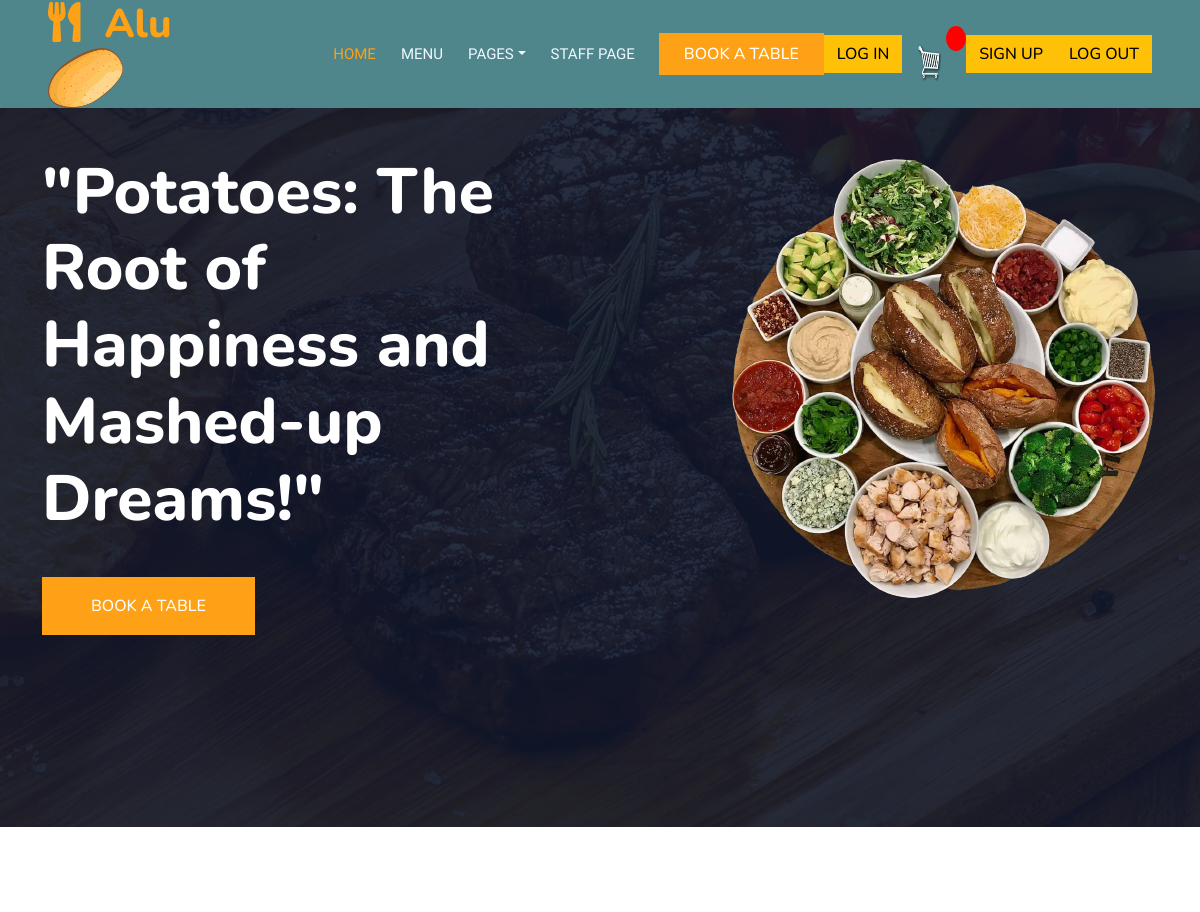
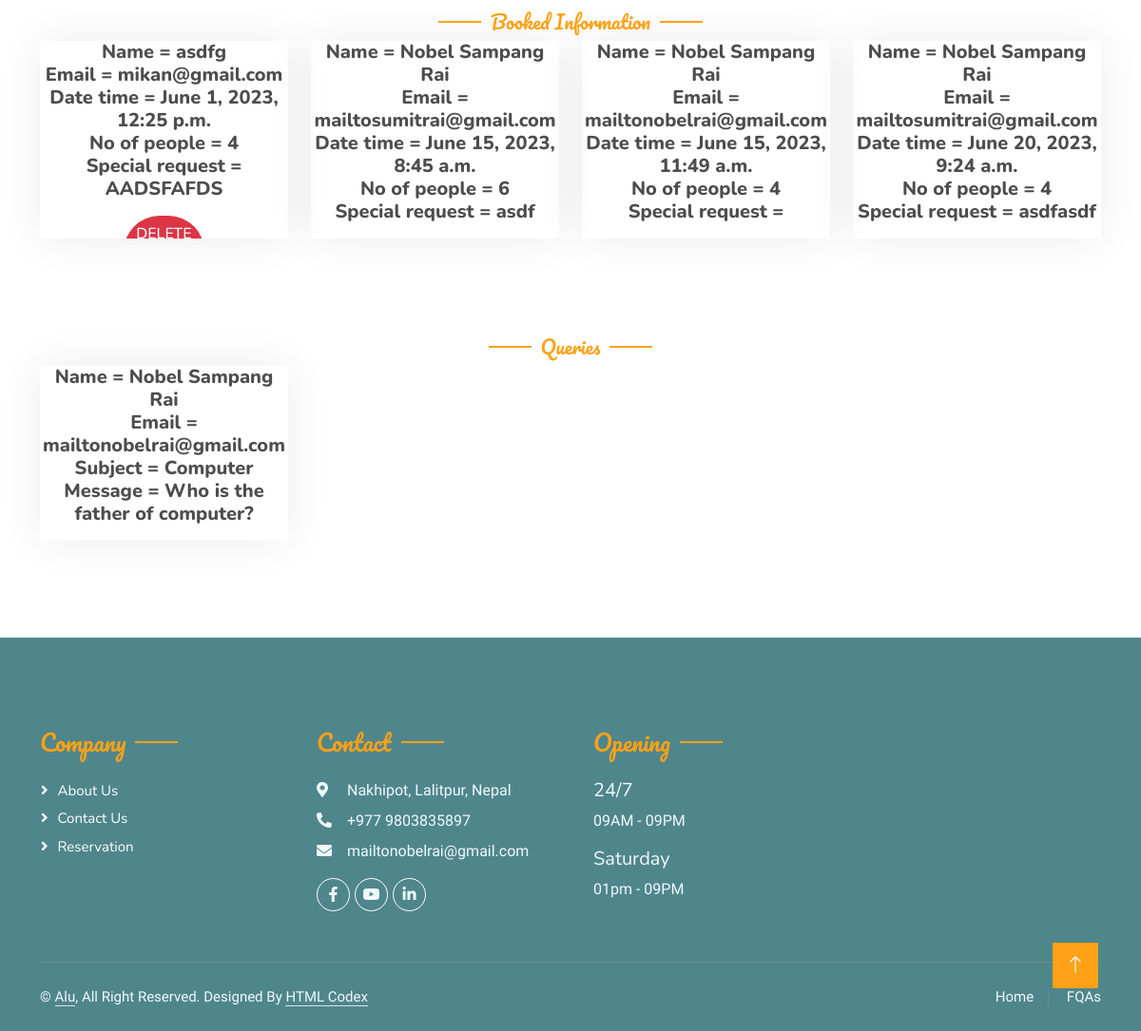
The app's page /staff-page/ (signed in) with its own data (2 pictures, top to bottom).
### home/models.py (models this page shows, shortened)
class Booking(models.Model):
    user = models.OneToOneField(User, null=True, blank=True, on_delete=models.CASCADE)
    name = models.CharField(max_length=50, null=True)
    email = models.EmailField(max_length=50, null=True)
    datetime = models.DateTimeField(auto_now_add=True,null=True)
    no_of_people = models.IntegerField(null=True)
    special_request = models.TextField(max_length=200, null=True)
    pre_order = models.ManyToManyField(Items, blank=True)

class Contact(models.Model):
    user = models.OneToOneField(User, null=True, blank=True, on_delete=models.CASCADE)
    name = models.CharField(max_length=50)
    email = models.EmailField(max_length=50)
    subject = models.CharField(max_length=100)
    message = models.TextField(max_length=300)

### home/views.py (the view)
# urls.py: path("staff-page/", staff_page, name="staff_page"),
@login_required(login_url='login')
@staff_member_required
def staff_page(request):
    context = {"booking_infos": Booking.objects.all(),
               "contacts": Contact.objects.all()
               }
    return render(request, "staff-page.html", context)

### template/staff-page.html (shortened to what this page needs)
{% extends 'base.html' %}
{% block myblock %}
            <div class="container-xxl pt-5 pb-3">
            <div class="container">
                <div class="text-center wow fadeInUp" data-wow-delay="0.1s">
                    <h5 class="section-title ff-secondary text-center text-primary fw-normal">Booked Information</h5>
                </div>
                <div class="row g-4">
                            {% for booking_info in booking_infos %}
                    <div class="col-lg-3 col-md-6 wow fadeInUp" data-wow-delay="0.1s">
                        <div class="team-item text-center rounded overflow-hidden">
                            <h5 class="mb-0">Name = {{ booking_info.name }}</h5>
                            <h5 class="mb-0">Email = {{ booking_info.email }}</h5>
                            <h5 class="mb-0">Date time = {{ booking_info.datetime }}</h5>
                            <h5 class="mb-0">No of people = {{ booking_info.no_of_people }}</h5>
                            <h5 class="mb-0">Special request = {{ booking_info.special_request }}</h5>
                            <div class="d-flex justify-content-center mt-3">
                                    <div class="col-12">
                                        <a href="{% url 'delete' booking_info.id %}" class="btn btn-danger">Delete</a>
                                    </div>
                            </div>
                        </div>
                    </div>
                     {% endfor %}
                </div>
            </div>
        </div>
            <div class="container-xxl pt-5 pb-3">
            <div class="container">
                <div class="text-center wow fadeInUp" data-wow-delay="0.1s">
                    <h5 class="section-title ff-secondary text-center text-primary fw-normal">Queries</h5>
                </div>
                <div class="row g-4">
                            {% for contact in contacts %}
                    <div class="col-lg-3 col-md-6 wow fadeInUp" data-wow-delay="0.1s">
                        <div class="team-item text-center rounded overflow-hidden">
                            <h5 class="mb-0">Name = {{ contact.name }}</h5>
                            <h5 class="mb-0">Email = {{ contact.email }}</h5>
                            <h5 class="mb-0">Subject = {{ contact.subject }}</h5>
                            <h5 class="mb-0">Message = {{ contact.message }}</h5>
                        </div>
                    </div>
                     {% endfor %}
                </div>
            </div>
        </div>
{% endblock %}

### static/css/style.css (style rules this page uses)
:root { --primary: #FEA116; --light: #F1F8FF; --dark: #0F172B; }
.ff-secondary { font-family: 'Pacifico', cursive; }
.btn { font-family: 'Nunito', sans-serif; font-weight: 500; text-transform: uppercase; transition: .5s; }
.section-title { position: relative; display: inline-block; }
.section-title::before { position: absolute; content: ""; width: 45px; height: 2px; top: 50%; left: -55px; margin-top: -1px; background: var(--primary); }
.section-title::after { position: absolute; content: ""; width: 45px; height: 2px; top: 50%; right: -55px; margin-top: -1px; background: var(--primary); }
.team-item { box-shadow: 0 0 45px rgba(0, 0, 0, .08); height: calc(100% - 38px); transition: .5s; }
.team-item .btn { border-radius: 38px 38px 0 0; }

### static/css/main.css (style rules this page uses)
body { background-color: hsl(0, 0%, 98%); }
h1,h2,h3,h4,h5,h6 { color:hsl(0, 0%, 30%); }
.btn { border-radius: 0; }

### records on screen
Booking: name "asdfg", email "mikan@gmail.com", datetime "June 1, 2023, 12:25 p.m.", no_of_people "4", special_request "AADSFAFDS"
Booking: name "Nobel Sampang Rai", email "mailtosumitrai@gmail.com", datetime "June 15, 2023, 8:45 a.m.", no_of_people "6", special_request "asdf"
Booking: name "Nobel Sampang Rai", email "mailtonobelrai@gmail.com", datetime "June 15, 2023, 11:49 a.m.", no_of_people "4"
Booking: name "Nobel Sampang Rai", email "mailtosumitrai@gmail.com", datetime "June 20, 2023, 9:24 a.m.", no_of_people "4", special_request "asdfasdf"
Contact: name "Nobel Sampang Rai", email "mailtonobelrai@gmail.com", subject "Computer", message "Who is the father of computer?"
